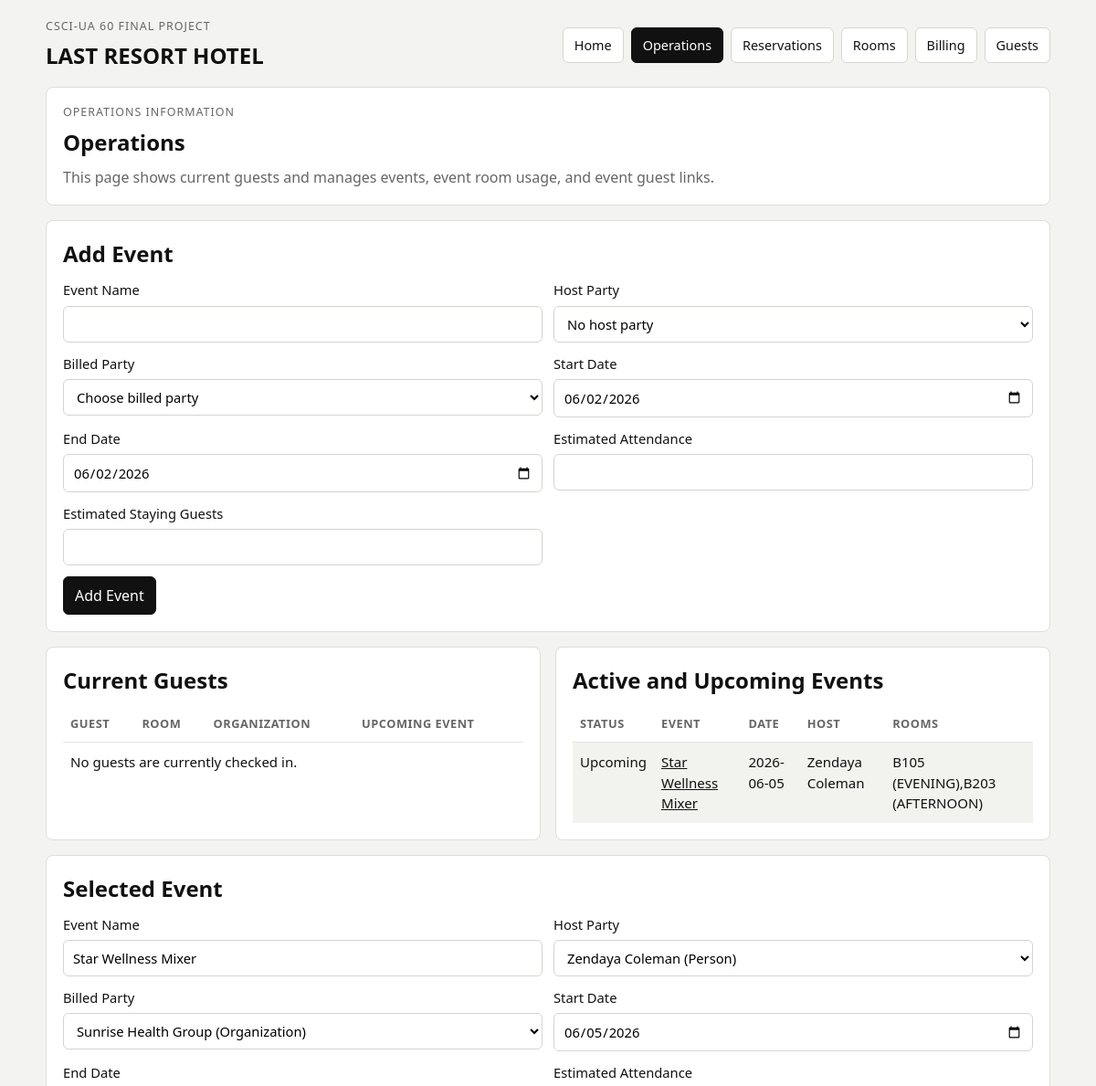
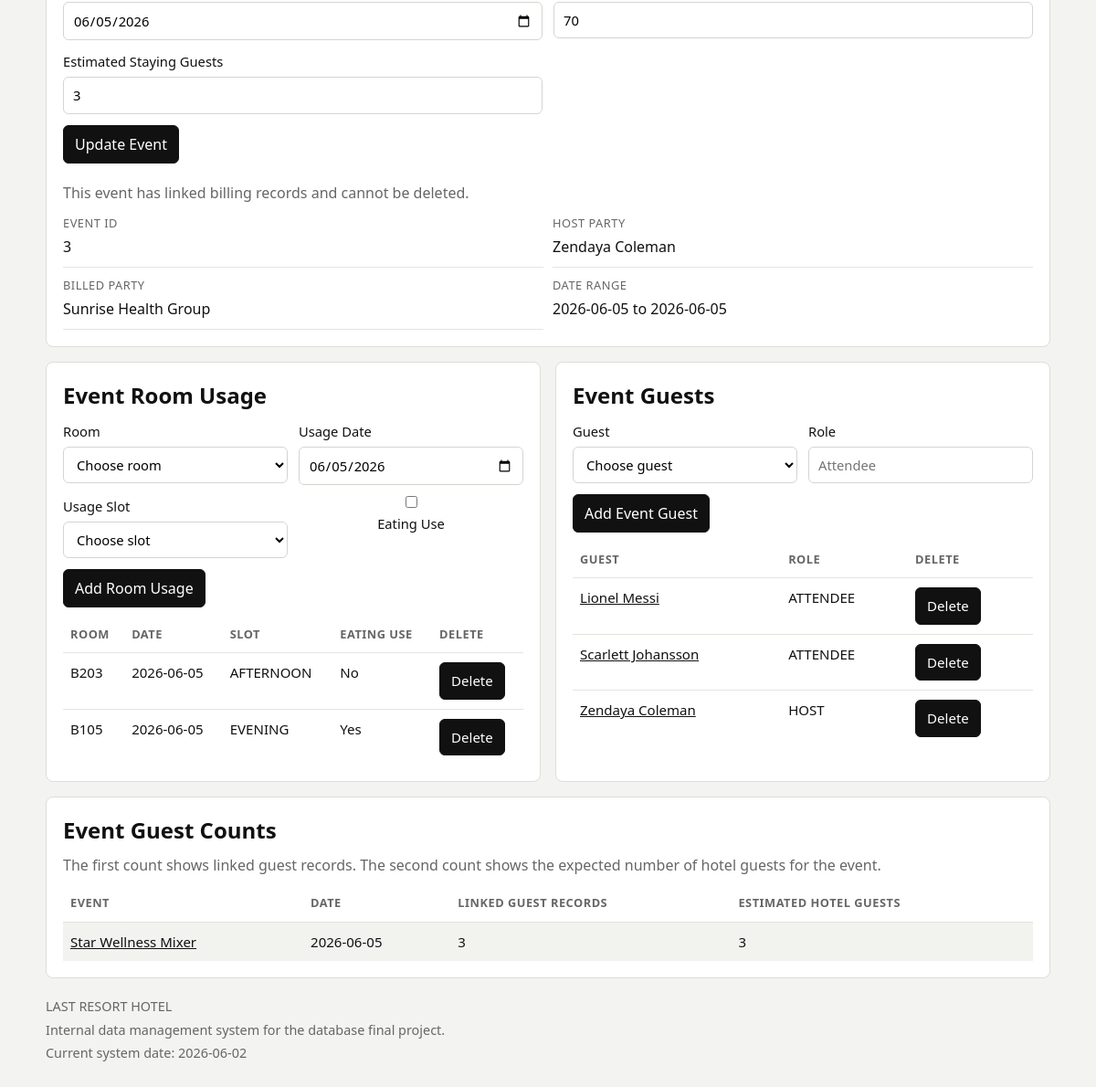
Page /operations on the committed database (2 pictures, top to bottom).
### tables this page shows
CREATE TABLE event (
    eventId INTEGER PRIMARY KEY,
    eventName TEXT NOT NULL,
    hostPartyId INTEGER,
    billedPartyId INTEGER NOT NULL,
    startDate DATE NOT NULL,
    endDate DATE NOT NULL,
    estimatedAttendance INTEGER CHECK (estimatedAttendance >= 0),
    estimatedGuestCount INTEGER CHECK (estimatedGuestCount >= 0),
    FOREIGN KEY (hostPartyId) REFERENCES party(partyId),
    FOREIGN KEY (billedPartyId) REFERENCES party(partyId),
    CHECK (endDate >= startDate)
);

CREATE TABLE organization (
    organizationId INTEGER PRIMARY KEY,
    organizationName TEXT NOT NULL UNIQUE
);

CREATE TABLE event_room_usage (
    usageId INTEGER PRIMARY KEY,
    eventId INTEGER NOT NULL,
    roomId INTEGER NOT NULL,
    usageDate DATE NOT NULL,
    usageSlot TEXT NOT NULL CHECK (
        usageSlot IN ('BREAKFAST', 'MORNING', 'LUNCH', 'AFTERNOON', 'SUPPER', 'EVENING', 'NIGHT')
    ),
    isEatingUsage INTEGER NOT NULL CHECK (isEatingUsage IN (0, 1)),
    FOREIGN KEY (eventId) REFERENCES event(eventId),
    FOREIGN KEY (roomId) REFERENCES room(roomId),
    UNIQUE (roomId, usageDate, usageSlot)
);

CREATE TABLE room (
    roomId INTEGER PRIMARY KEY,
    levelId INTEGER NOT NULL,
    roomNum TEXT NOT NULL,
    isSmokingOverride INTEGER DEFAULT NULL CHECK (isSmokingOverride IN (0, 1)),
    FOREIGN KEY (levelId) REFERENCES level(levelId),
    UNIQUE (levelId, roomNum)
);

CREATE TABLE event_guest (
    eventId INTEGER NOT NULL,
    guestId INTEGER NOT NULL,
    roleName TEXT,
    PRIMARY KEY (eventId, guestId),
    FOREIGN KEY (eventId) REFERENCES event(eventId),
    FOREIGN KEY (guestId) REFERENCES guest(guestId)
);

### app.py (the view)
@app.route("/operations", methods=["GET"])
def operations_page():
    date_window = get_date_window()
    requested_event_id = request.args.get("eventId", type=int)
    page_message, page_message_type = get_page_notice()
    conn = get_db_connection()
    current_guests = load_current_guests(
        conn,
        date_window["snapshotDate"],
        date_window["upcomingStart"],
        date_window["upcomingEnd"],
    )
    upcoming_events = load_upcoming_events(
        conn,
        date_window["snapshotDate"],
        date_window["upcomingEnd"],
    )
    event_guest_counts = load_event_guest_counts(
        conn,
        date_window["upcomingStart"],
        date_window["upcomingEnd"],
    )
    party_options = load_party_options(conn)
    guest_options = load_guest_options(conn)
    event_room_options = load_event_room_options(conn)
    selected_event_id = requested_event_id
    if selected_event_id is None and upcoming_events:
        selected_event_id = upcoming_events[0]["eventId"]
    selected_event = load_event_detail(conn, selected_event_id)
    selected_event_room_usages = []
    selected_event_guests = []
    selected_event_can_delete = False
    if selected_event is not None:
        selected_event_room_usages = load_event_room_records(conn, selected_event_id)
        selected_event_guests = load_event_guest_records(conn, selected_event_id)
        selected_event_can_delete = get_event_delete_blocker(conn, selected_event_id) is None
    conn.close()
    return render_template(
        "operations.html",
        currentGuests=current_guests,
        upcomingEvents=upcoming_events,
        eventGuestCounts=event_guest_counts,
        selectedEvent=selected_event,
        selectedEventId=selected_event_id,
        selectedEventRoomUsages=selected_event_room_usages,
        selectedEventGuests=selected_event_guests,
        selectedEventCanDelete=selected_event_can_delete,
        partyOptions=party_options,
        guestOptions=guest_options,
        eventRoomOptions=event_room_options,
        snapshotDate=date_window["snapshotDate"],
        currentDate=date_window["snapshotDate"],
        pageMessage=page_message,
        pageMessageType=page_message_type,
        pageTitle="Operations",
    )

### templates/operations.html (shortened to what this page needs)
{% extends 'base.html' %}
{% block container %}
<section class="pageHeader">
  <p class="sectionTag">Operations Information</p>
  <h1>Operations</h1>
  <p>This page shows current guests and manages events, event room usage, and event guest links.</p>
</section>
<section class="dataCard">
  <h3>Add Event</h3>
  <form class="crudForm" method="POST" action="{{ url_for('create_event') }}">
    <div class="formGrid">
      <label>
        Event Name
        <input type="text" name="eventName" required>
      </label>
      <label>
        Host Party
        <select name="hostPartyId">
          <option value="">No host party</option>
        </select>
      </label>
      <label>
        Billed Party
        <select name="billedPartyId" required>
          <option value="">Choose billed party</option>
        </select>
      </label>
      <label>
        Start Date
        <input type="date" name="startDate" value="{{ currentDate }}" required>
      </label>
      <label>
        End Date
        <input type="date" name="endDate" value="{{ currentDate }}" required>
      </label>
      <label>
        Estimated Attendance
        <input type="number" name="estimatedAttendance" min="0">
      </label>
      <label>
        Estimated Staying Guests
        <input type="number" name="estimatedGuestCount" min="0">
      </label>
    </div>
    <div class="buttonRow">
      <button type="submit">Add Event</button>
    </div>
  </form>
</section>
<div class="dashboardGrid">
  <section class="dataCard">
    <h3>Current Guests</h3>
    <table class="minimalTable">
      <thead>
        <tr>
          <th>Guest</th>
          <th>Room</th>
          <th>Organization</th>
          <th>Upcoming Event</th>
        </tr>
      </thead>
      <tbody>
        {% for guest in currentGuests %}
          <tr>
            <td>
              <a href="{{ url_for('guests_page', guestId=guest.guestId) }}">
                {{ guest.guestName }}
              </a>
            </td>
            <td>{{ guest.roomNum }} / {{ guest.wingCode }}</td>
            <td>{{ guest.affiliations }}</td>
            <td>{{ guest.upcomingEvents }}</td>
          </tr>
        {% else %}
          <tr>
            <td colspan="4">No guests are currently checked in.</td>
          </tr>
        {% endfor %}
      </tbody>
    </table>
  </section>
  <section class="dataCard">
    <h3>Active and Upcoming Events</h3>
    <table class="minimalTable">
      <thead>
        <tr>
          <th>Status</th>
          <th>Event</th>
          <th>Date</th>
          <th>Host</th>
          <th>Rooms</th>
        </tr>
      </thead>
      <tbody>
        {% for event in upcomingEvents %}
          <tr class="{% if event.eventId == selectedEventId %}selectedRow{% endif %}">
            <td>{{ event.eventStatus }}</td>
            <td>
              <a href="{{ url_for('operations_page', eventId=event.eventId) }}">
                {{ event.eventName }}
              </a>
            </td>
            <td>{{ event.dateLabel }}</td>
            <td>{{ event.hostName }}</td>
            <td>{{ event.scheduledRooms }}</td>
          </tr>
        {% else %}
          <tr>
            <td colspan="5">No active or upcoming events fall in the current seven-day window.</td>
          </tr>
        {% endfor %}
      </tbody>
    </table>
  </section>
</div>
<section class="dataCard">
  <h3>Selected Event</h3>
  {% if selectedEvent %}
    <form class="crudForm" method="POST" action="{{ url_for('update_event') }}">
      <div class="formGrid">
        <label>
          Event Name
          <input type="text" name="eventName" value="{{ selectedEvent.eventName }}" required>
        </label>
        <label>
          Host Party
          <select name="hostPartyId">
            {% for party in partyOptions %}
              <option
                value="{{ party.partyId }}"
                {% if selectedEvent.hostPartyId == party.partyId %}selected{% endif %}
              >
                {{ party.label }}
              </option>
            {% endfor %}
          </select>
        </label>
        <label>
          Billed Party
          <select name="billedPartyId" required>
            {% for party in partyOptions %}
              <option
                value="{{ party.partyId }}"
                {% if selectedEvent.billedPartyId == party.partyId %}selected{% endif %}
              >
                {{ party.label }}
              </option>
            {% endfor %}
          </select>
        </label>
        <label>
          Start Date
          <input type="date" name="startDate" value="{{ selectedEvent.startDate }}" required>
        </label>
        <label>
          End Date
          <input type="date" name="endDate" value="{{ selectedEvent.endDate }}" required>
        </label>
        <label>
          Estimated Attendance
          <input
            type="number"
            name="estimatedAttendance"
            min="0"
            value="{{ selectedEvent.estimatedAttendance if selectedEvent.estimatedAttendance is not none else '' }}"
          >
        </label>
        <label>
          Estimated Staying Guests
          <input
            type="number"
            name="estimatedGuestCount"
            min="0"
            value="{{ selectedEvent.estimatedGuestCount if selectedEvent.estimatedGuestCount is not none else '' }}"
          >
        </label>
      </div>
      <div class="buttonRow">
        <button type="submit">Update Event</button>
      </div>
    </form>
    <div class="buttonRow topGap">
      {% if selectedEventCanDelete %}
        <form class="inlineForm" method="POST" action="{{ url_for('delete_event') }}">
          <input type="hidden" name="eventId" value="{{ selectedEvent.eventId }}">
          <button class="dangerButton" type="submit">Delete Event</button>
        </form>
      {% else %}
        <p class="searchNote">This event has linked billing records and cannot be deleted.</p>
      {% endif %}
    </div>
    <dl class="infoList guestSummaryGrid topGap">
      <div>
        <dt>Event ID</dt>
        <dd>{{ selectedEvent.eventId }}</dd>
      </div>
      <div>
        <dt>Host Party</dt>
        <dd>{{ selectedEvent.hostLabel }}</dd>
      </div>
      <div>
        <dt>Billed Party</dt>
        <dd>{{ selectedEvent.billedLabel }}</dd>
      </div>
      <div>
        <dt>Date Range</dt>
        <dd>{{ selectedEvent.startDate }} to {{ selectedEvent.endDate }}</dd>
      </div>
    </dl>
  {% else %}
    <p>Select an event from the list to update it or manage linked records.</p>
  {% endif %}
</section>
<div class="dashboardGrid">
  <section class="dataCard">
    <h3>Event Room Usage</h3>
    {% if selectedEvent %}
      <form class="crudForm" method="POST" action="{{ url_for('create_event_room_usage') }}">
        <div class="formGrid">
          <label>
            Room
            <select name="roomId" required>
              <option value="">Choose room</option>
            </select>
          </label>
          <label>
            Usage Date
            <input type="date" name="usageDate" value="{{ selectedEvent.startDate }}" required>
          </label>
          <label>
            Usage Slot
            <select name="usageSlot" required>
              <option value="">Choose slot</option>
            </select>
          </label>
          <label class="checkboxLabel">
            <input type="checkbox" name="isEatingUsage" value="1">
            Eating Use
          </label>
        </div>
        <div class="buttonRow">
          <button type="submit">Add Room Usage</button>
        </div>
      </form>
      <table class="minimalTable">
        <thead>
          <tr>
            <th>Room</th>
            <th>Date</th>
            <th>Slot</th>
            <th>Eating Use</th>
            <th>Delete</th>
          </tr>
        </thead>
        <tbody>
          {% for usage in selectedEventRoomUsages %}
            <tr>
              <td>{{ usage.roomNum }}</td>
              <td>{{ usage.usageDate }}</td>
              <td>{{ usage.usageSlot }}</td>
              <td>{{ usage.isEatingLabel }}</td>
              <td>
                <form class="inlineForm" method="POST" action="{{ url_for('delete_event_room_usage') }}">
                  <button class="dangerButton" type="submit">Delete</button>
                </form>
              </td>
            </tr>
          {% else %}
            <tr>
              <td colspan="5">No room usage records are linked to this event.</td>
            </tr>
          {% endfor %}
        </tbody>
      </table>
    {% else %}
      <p>Select an event before adding room usage.</p>
    {% endif %}
  </section>
  <section class="dataCard">
    <h3>Event Guests</h3>
    {% if selectedEvent %}
      <form class="crudForm" method="POST" action="{{ url_for('create_event_guest') }}">
        <div class="formGrid">
          <label>
            Guest
            <select name="guestId" required>
              <option value="">Choose guest</option>
            </select>
          </label>
          <label>
            Role
            <input type="text" name="roleName" placeholder="Attendee">
          </label>
        </div>
        <div class="buttonRow">
          <button type="submit">Add Event Guest</button>
        </div>
      </form>
      <table class="minimalTable">
        <thead>
          <tr>
            <th>Guest</th>
            <th>Role</th>
            <th>Delete</th>
          </tr>
        </thead>
        <tbody>
          {% for guest in selectedEventGuests %}
            <tr>
              <td>
                <a href="{{ url_for('guests_page', guestId=guest.guestId) }}">
                  {{ guest.guestName }}
                </a>
              </td>
              <td>{{ guest.roleName }}</td>
              <td>
                <form class="inlineForm" method="POST" action="{{ url_for('delete_event_guest') }}">
                  <button class="dangerButton" type="submit">Delete</button>
                </form>
              </td>
            </tr>
          {% else %}
            <tr>
              <td colspan="3">No guest links are recorded for this event.</td>
            </tr>
          {% endfor %}
        </tbody>
      </table>
    {% else %}
      <p>Select an event before adding guest links.</p>
    {% endif %}
  </section>
</div>
<section class="dataCard">
  <h3>Event Guest Counts</h3>
  <p class="searchNote">The first count shows linked guest records. The second count shows the expected number of hotel guests for the event.</p>
  <table class="minimalTable">
    <thead>
      <tr>
        <th>Event</th>
        <th>Date</th>
        <th>Linked Guest Records</th>
        <th>Estimated Hotel Guests</th>
      </tr>
    </thead>
    <tbody>
      {% for row in eventGuestCounts %}
        <tr class="{% if row.eventId == selectedEventId %}selectedRow{% endif %}">
          <td>
            <a href="{{ url_for('operations_page', eventId=row.eventId) }}">
              {{ row.eventName }}
            </a>
          </td>
          <td>{{ row.startDate }}</td>
          <td>{{ row.linkedGuests }}</td>
          <td>{{ row.estimatedGuestCount }}</td>
        </tr>
      {% else %}
        <tr>
          <td colspan="4">No event guest counts are available in the current window.</td>
        </tr>
      {% endfor %}
    </tbody>
  </table>
</section>
{% endblock %}

### rows in the picture
event: eventStatus "Upcoming", eventName "Star Wellness Mixer", dateLabel "2026-06-05", hostName "Zendaya Coleman", scheduledRooms "B105 (EVENING),B203 (AFTERNOON)", hostPartyId "Zendaya Coleman (Person)", billedPartyId "Sunrise Health Group (Organization)", startDate "06/05/2026", endDate "06/05/2026", estimatedAttendance "70", estimatedGuestCount "3", eventId "3", startDate "2026-06-05", endDate "2026-06-05", usageDate "06/05/2026", linkedGuests "3"
organization: billedLabel "Sunrise Health Group"
event_room_usage: roomNum "B203", usageDate "2026-06-05", usageSlot "AFTERNOON", isEatingLabel "No"
event_room_usage: roomNum "B105", usageDate "2026-06-05", usageSlot "EVENING", isEatingLabel "Yes"
event_guest: guestName "Lionel Messi", roleName "ATTENDEE"
event_guest: guestName "Scarlett Johansson", roleName "ATTENDEE"
event_guest: guestName "Zendaya Coleman", roleName "HOST"

### other values in the picture
{{ selectedEvent.hostLabel }} "Zendaya Coleman"
{{ snapshotDate }} "2026-06-02"
